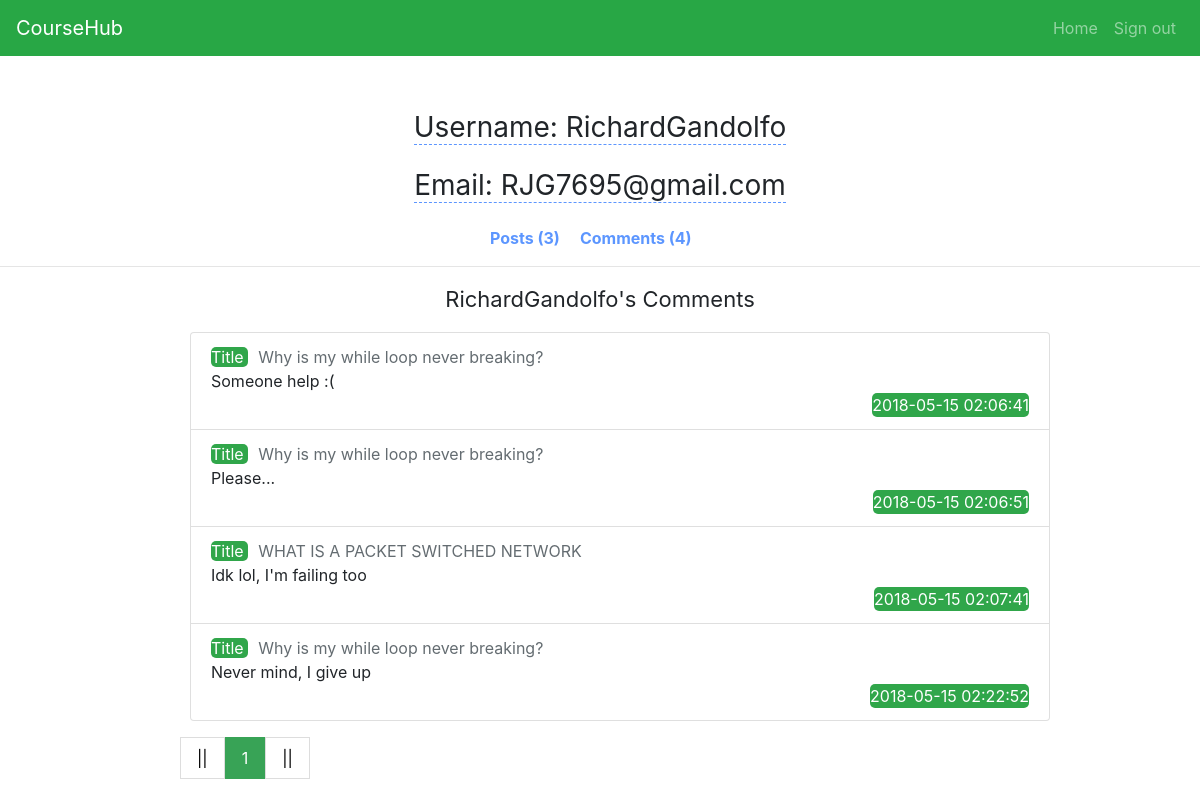
/usercenter/RichardGandolfo/comment (signed in), run on the app's committed database.
### coursehubapp.py (models this page shows)
class User(UserMixin, db.Model):
    __tablename__ = 'user'
    id = db.Column(db.Integer, primary_key=True)
    username = db.Column(db.String(15), unique=True, nullable=False)
    email = db.Column(db.String(50), unique=True, nullable=False)
    password = db.Column(db.String(80), nullable=False)
    post = db.relationship('Post', backref='user', lazy='dynamic')
    comment = db.relationship('Comment', backref='user', lazy='dynamic')
    courses = db.relationship('Course', secondary=students_courses, backref=db.backref('students'), lazy='dynamic')

class Comment(db.Model):
    __tablename__ = 'comment'
    id = db.Column(db.Integer, primary_key=True)
    detail = db.Column(db.Text, nullable=False)
    user_id = db.Column(db.Integer, db.ForeignKey('user.id'), nullable=False)
    post_id = db.Column(db.Integer, db.ForeignKey('post.id'), nullable=False)
    comment_time = db.Column(db.DateTime, default=datetime.now)

class Post(db.Model):
    __tablename__ = 'post'
    __searchable__ = ['title']
    id = db.Column(db.Integer, primary_key=True)
    title = db.Column(db.String(100))
    description = db.Column(db.String())
    user_id = db.Column(db.Integer, db.ForeignKey('user.id'), nullable=False)
    course_id = db.Column(db.Integer, db.ForeignKey('course.id'), nullable=False)
    post_time = db.Column(db.DateTime, default=datetime.now)
    rating = db.Column(db.Integer)
    comment = db.relationship('Comment', backref='post', lazy='dynamic')

### coursehubapp.py (the view)
@app.route('/usercenter/<username>/<tag>')
@login_required
def usercenter(username, tag):
    user = User.query.filter(User.username == username).first()
    page = request.args.get(get_page_parameter(), type=int, default=1)
    pagination1 = user.post.paginate(page=page, per_page=10, error_out=False)
    pagination2 = user.comment.paginate(page=page, per_page=10, error_out=False)
    comments = pagination2.items
    posts = pagination1.items
    if tag == 'post':
        return render_template('usercenter1.html', user=user, pagination1=pagination1, posts=posts)
    else:
        return render_template('usercenter2.html', user=user, pagination2=pagination2, comments=comments)

### coursehubapp.py (called while the page is built)
@login_manager.user_loader
def load_user(user_id):
    return User.query.get(int(user_id))

### templates/usercenter2.html
{% extends 'usercenter.html' %}
{%block user%}
        <p class="users-comment"
           style="font-size: 22px; text-align: center;">{{ user.username }}'s Comments</p>
 <div class="all-comment" style="margin:0 auto;width:900px;height:auto;">
     <ul>
    {% for comments in comments %}
                <li class="list-group-item"  >
                    <span style="border-radius: 5px; background: #30a64a; color: white; margin-right: 10px;" >  Title  </span>
                    <span> <a style="color: #646c71;" href="{{ url_for('detail',post_id=comments.post.id) }}">  {{ comments.post.title }}</a></span>
                    <p class="detail">{{ comments.detail }}</p>
                    <span style="float: right; border-radius: 5px; background: #30a64a; color: white;">{{ comments.comment_time.strftime('%Y-%m-%d %H:%M:%S') }}</span>
                    <br>
                 </li>
        {% endfor %}
    </ul>
     </div>
    <div class="pagination-container">
    <ul class="pagination">
       {% if pagination2.has_prev %}
            <li><a href="{{url_for('usercenter',username=user.username,tag='comment', page = pagination2.page - 1)}}">«</a></li>
            {% else %}
            <li><a href="">||</a></li>
            {% endif %}
            {% for p in pagination2.iter_pages() %}
                {% if p %}
                    {% if p == pagination2.page %}
                <li ><a class="active" href="">{{p}}</a></li>
                {% else %}
                <li><a href="{{ url_for('usercenter',username=user.username,tag='comment', page=p)}}">{{p}}</a></li>
                {% endif %}
                {% else %}
                <li><a href="">&hellip;</a></li>
                {% endif %}
            {% endfor %}
            {% if pagination2.has_next %}
                <li><a href="{{url_for('usercenter',username=user.username,tag='comment',page=pagination2.page + 1)}}">»</a></li>
            {% else %}
             <li><a href="">||</a></li>
            {% endif %}
    </ul>
      </div>
{% endblock %}

### templates/usercenter.html (shortened to what this page needs)
<!DOCTYPE html>
<html lang="en">
<head>
 <link rel="stylesheet" href="https://maxcdn.bootstrapcdn.com/bootstrap/4.0.0/css/bootstrap.min.css">
 <link rel="stylesheet" type="text/css">
</head>
   <nav class="navbar navbar-expand-sm bg-success navbar-dark">
       <a class="navbar-brand" href="#">CourseHub</a>
           <ul class="navbar-nav ml-auto">
               <li class="nav-item">
                   <a class="nav-link" href="{{ url_for('userspage') }}"> Home</a>
               </li>
               <li class="nav-item">
                   <a class="nav-link" href="{{ url_for('logout') }}">Sign out</a>
               </li>
            </ul>
   </nav>
   <div class="user-info">
   <p><span style="border-bottom: dashed 1px #5c96ff; width: auto;">Username: {{ user.username }}</span></p>
   <p><span style="border-bottom: dashed 1px #5c96ff; width: auto;">Email: {{ user.email }}</span></p>
   </div>
<div class="header">
    <ul class="selection">
        <li> <a href="{{ url_for('usercenter',username=user.username,tag='post') }}">
          Posts ({{ user.post.count() }})</a> </li>
        <li><a href=" {{ url_for('usercenter',username=user.username,tag='comment')}}">
           Comments ({{ user.comment.count() }})</a> </li>
</ul>
</div>
<br> <hr>
{% block user %}{% endblock %}
</body>
</html>

### templates/usercenter.html (style rules this page uses)
.user-info { margin-top: 50px; }
.user-info p { text-align: center; height: auto; font-size: 28px; }
.header { margin-top: 20px; }
.selection { width: 300px; height: auto; margin:0 auto; }
.selection li { display: block; float: left; width: auto; text-align: center; margin-right: 20px; }
.selection a { width:auto; text-align: center; float: left; text-decoration: none; font-weight:bold; color: #5c96ff; }
.list-group-item p { margin: 0; }
.pagination { display: inline-block; padding: 0; margin: 0; }
.pagination li { display: inline; }
.pagination li a { color: black; float: left; padding: 8px 16px; text-decoration: none; transition: background-color .3s; border: 1px solid #ddd; }
.pagination li a.active { background-color: #38a356; color: white; border: 1px solid #38a356; }
.pagination-container { width: 70%; margin: 0 auto; }

### data on the page
User: username "RichardGandolfo", email "RJG7695@gmail.com"
Comment: post "Why is my while loop never breaking?", detail "Someone help :(", comment_time "2018-05-15 02:06:41"
Comment: post "Why is my while loop never breaking?", detail "Please...", comment_time "2018-05-15 02:06:51"
Comment: post "WHAT IS A PACKET SWITCHED NETWORK", detail "Idk lol, I'm failing too", comment_time "2018-05-15 02:07:41"
Comment: post "Why is my while loop never breaking?", detail "Never mind, I give up", comment_time "2018-05-15 02:22:52"

### other printed values
{{ user.post.count() }} "3"
{{ user.comment.count() }} "4"
{{ p }} "1"
